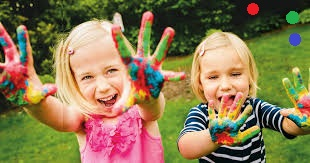
#> input picture clase3-4/pycientifico/src/codigoInicio/img/ninos.jpg, 310 x 163 px
$ python 1_lecturaImagenes.py
#> lines starting #> are read from the running program, lines starting #| are printed output that depends on the picture
#1_lecturaImagenes.py
import cv2

"""
La función cv2.imread() se utiliza para leer imágenes desde un archivo en la memoria y cargarlas en una estructura de datos en Python que OpenCV pueda manipular. Los enteros que se pasan como argumento a esta función se utilizan para especificar cómo se debe cargar la imagen. Aquí hay una descripción detallada de los enteros que puedes utilizar:

Nombre de archivo y ruta de la imagen: El primer argumento de la función cv2.imread() es el nombre del archivo de imagen que deseas leer. Debes proporcionar la ruta completa o relativa al archivo de imagen que deseas cargar.

Modo de lectura (Flag): El segundo argumento de la función cv2.imread() es un valor entero que especifica cómo se debe leer la imagen. Los valores más comunes que puedes usar son:

cv2.IMREAD_COLOR (o simplemente 1): Carga la imagen en su forma original con todos los canales de color (BGR, Blue-Green-Red). Esta es la opción predeterminada si no se proporciona un segundo argumento.

cv2.IMREAD_GRAYSCALE (o simplemente 0): Carga la imagen en blanco y negro (escala de grises).

cv2.IMREAD_UNCHANGED (o simplemente -1): Carga la imagen en su forma original con todos los canales de color, incluidos los canales alfa si están presentes. Esto es útil para imágenes con transparencia.

Entonces, cuando usas cv2.imread('imagen.jpg', 0), estás cargando la imagen "imagen.jpg" en modo escala de grises. Si usas cv2.imread('imagen.jpg', 1) o simplemente cv2.imread('imagen.jpg'), cargarás la imagen en color.

Aquí tienes un ejemplo de cómo se usaría la función cv2.imread():

python
Copy code
import cv2

# Cargar una imagen en color
imagen_color = cv2.imread('imagen.jpg')

# Cargar la misma imagen en escala de grises
imagen_escala_de_grises = cv2.imread('imagen.jpg', cv2.IMREAD_GRAYSCALE)
Es importante elegir el modo de lectura adecuado según tus necesidades, ya que determinará cómo se almacena y manipula la imagen en tu aplicación.

"""

# Cargar una imagen en color
I = cv2.imread('../img/ninos.jpg', cv2.IMREAD_COLOR)  #BGR o 1
#> I is the input picture: shape (163, 310, 3); mean B, G, R 82.1, 121.2, 138
print(I.shape)
#| (163, 310, 3)
cv2.imshow('foto', I)
cv2.waitKey(5000)

# Cargar la misma imagen en escala de grises
G = cv2.imread('../img/ninos.jpg', cv2.IMREAD_GRAYSCALE)  #gris o 0
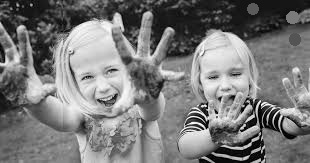
#> G: shape (163, 310); min 0, max 255, mean 121.8
print(G.shape)
#| (163, 310)
cv2.imshow('foto', G)
cv2.waitKey(1000)

U = cv2.imread('../img/ninos.jpg', cv2.IMREAD_UNCHANGED)  #sin cambio
print(U.shape)
#| (163, 310, 3)
cv2.imshow('foto', U)
cv2.waitKey(1000)


cv2.imwrite('../img/ninosgris.png', G)

cv2.waitKey(5000)

$ run again, with clase3-4/pycientifico/src/codigoInicio/img/flowers.jpeg copied over clase3-4/pycientifico/src/codigoInicio/img/ninos.jpg
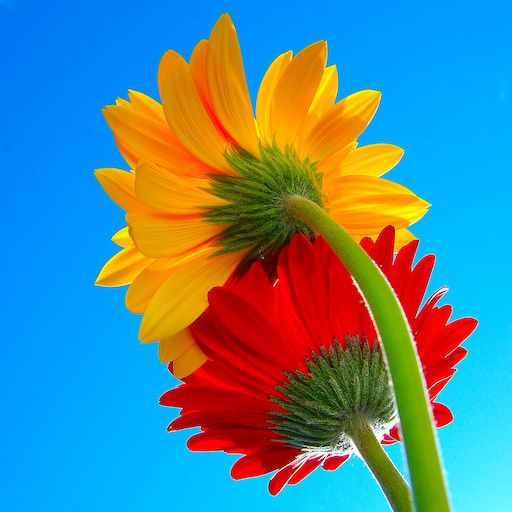
#> input picture clase3-4/pycientifico/src/codigoInicio/img/flowers.jpeg, 512 x 512 px
#> I is the input picture: shape (512, 512, 3); mean B, G, R 145.1, 134.9, 86.6
#| (512, 512, 3)
#> `G = cv2.imread('../img/ninos.jpg', cv2.IMREAD_GRAYSCALE)`:
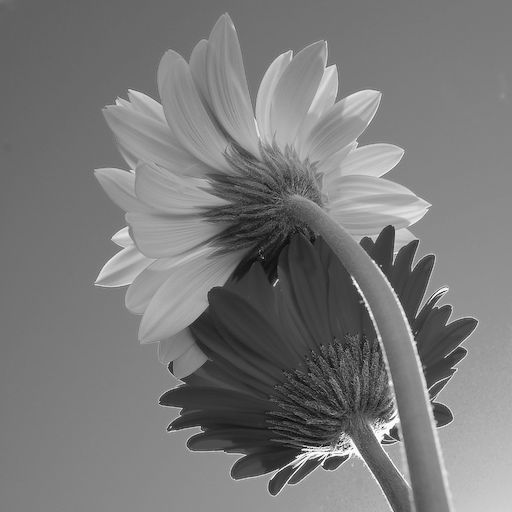
#> G: shape (512, 512); min 0, max 255, mean 121.5
#| (512, 512)
#| (512, 512, 3)
